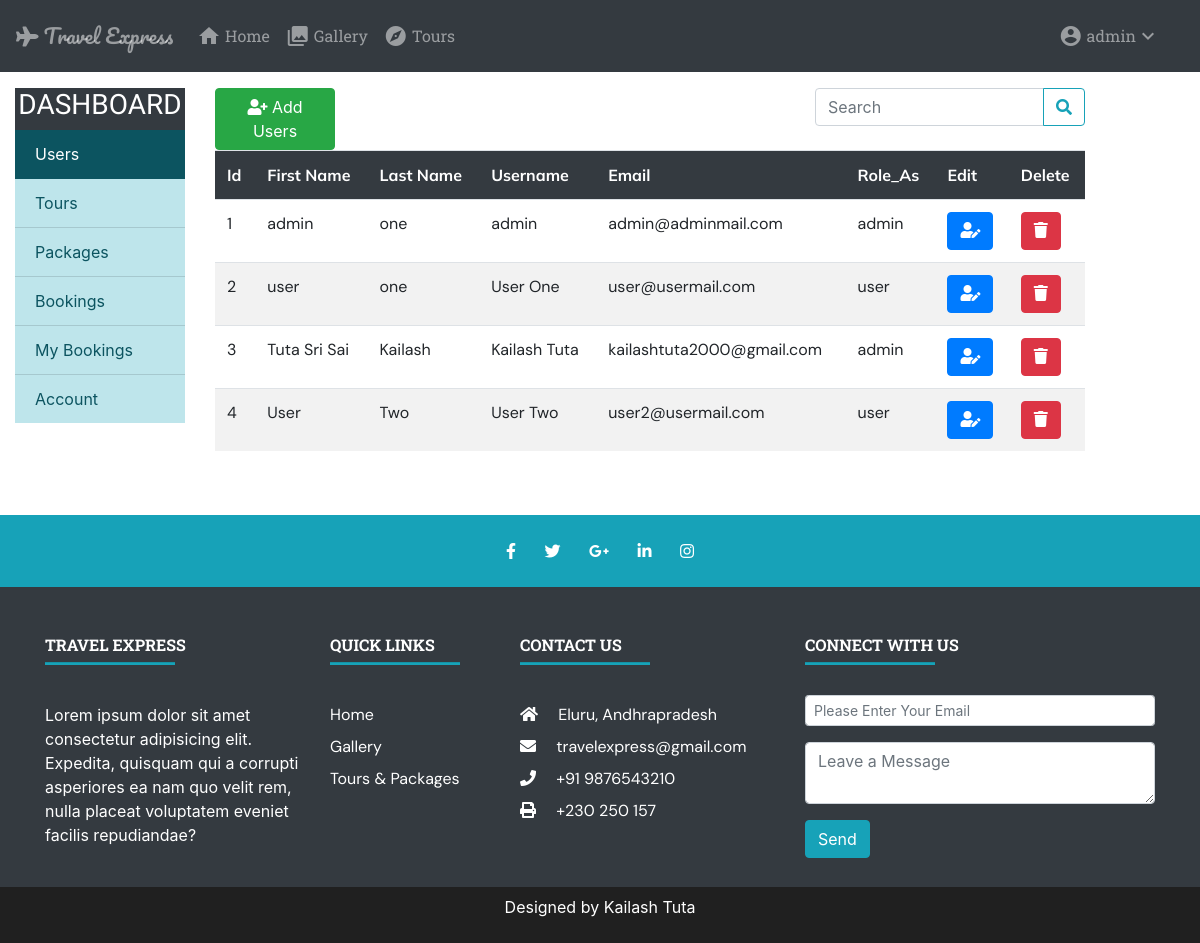
Page /adminDashboard.php (signed in) on the committed database.
### tables this page shows
CREATE TABLE `users` (
  `id` int(11) NOT NULL,
  `fname` varchar(50) NOT NULL,
  `lname` varchar(50) NOT NULL,
  `name` varchar(50) NOT NULL,
  `gender` varchar(50) NOT NULL,
  `mobile` bigint(10) NOT NULL,
  `alternate_mobile` bigint(10) NOT NULL,
  `email` varchar(50) NOT NULL,
  `address` varchar(100) NOT NULL,
  `city` varchar(20) NOT NULL,
  `pincode` int(10) NOT NULL,
  `role_as` varchar(10) NOT NULL DEFAULT 'user',
  `image` varchar(50) NOT NULL,
  `password` varchar(50) NOT NULL
);

### adminDashboard.php (the view, shortened to what this page needs)
<!DOCTYPE html>
<html lang="en">
<head>
    <link rel="stylesheet" href="https://cdn.jsdelivr.net/npm/bootstrap@4.6.0/dist/css/bootstrap.min.css">
    <link rel="stylesheet" href="https://cdnjs.cloudflare.com/ajax/libs/font-awesome/5.15.2/css/all.min.css" />
    <link rel="stylesheet" href="./css/style.css">
    <link rel="stylesheet" href="https://cdnjs.cloudflare.com/ajax/libs/animate.css/4.1.1/animate.min.css" />
    <link rel="stylesheet" href="https://cdnjs.cloudflare.com/ajax/libs/magnific-popup.js/1.1.0/magnific-popup.min.css">
</head>
<body>
    <?php include "./partials/navbar.php" ?>
    <div class="container-fluid mt-3 mb-5">
        <div class="row">
            <div class="col-md-2">
                <div class="list-group list-group-flush bg-dark">
                    <h3 class="text-white text-center text-uppercase">Dashboard</h3>
                    <a href="adminDashboard.php" class="list-group-item list-group-item-action list-group-item-info active">Users</a>
                    <a href="adminTours.php" class="list-group-item list-group-item-action list-group-item-info">Tours</a>
                    <a href="adminPackages.php" class="list-group-item list-group-item-action list-group-item-info">Packages</a>
                    <a href="adminBooking.php" class="list-group-item list-group-item-action list-group-item-info">Bookings</a>
                    <a href="adminMyBooking.php" class="list-group-item list-group-item-action list-group-item-info">My Bookings</a>
                    <a href="adminProfile.php" class="list-group-item list-group-item-action list-group-item-info">Account</a>
                </div>
            </div>
            <div class="col-md-9">
                <div class="row">
                    <div class="col-md-2">
                        <?php include "./partials/addUser.php" ?>
                    </div>
                    <div class="col-md-4 offset-md-6">
                        <form action="<?= $_SERVER['PHP_SELF'] ?>" method="post">
                            <div class="input-group mb-3">
                                <input type="search" class="form-control" name="search" placeholder="Search" autocomplete="off">
                                <div class="input-group-append">
                                    <button class="btn btn-outline-info" name="submit" type="submit"><i class="fas fa-search"></i></button>
                                </div>
                            </div>
                        </form>
                    </div>
                </div>
                <div class="row">
                    <div class="col-md-12">
                        <div class="table-responsive">
                            <table class="table table-striped">
                                <tr class="bg-dark text-white">
                                    <th>Id</th>
                                    <th>First Name</th>
                                    <th>Last Name</th>
                                    <th>Username</th>
                                    <th>Email</th>
                                    <th>Role_As</th>
                                    <th>Edit</th>
                                    <th>Delete</th>
                                </tr>
                                <?php
                                include "./DBConnect.php";
                                if (isset($_POST['submit'])) {
                                    $search =  $_POST['search'];
                                    $q = "SELECT * FROM users WHERE name LIKE ('%$search%')";
                                    $res = $conn->query($q);
                                    while ($row = $res->fetch_assoc()) {
                                        echo '<tr>';
                                        echo '<td>';
                                        echo $row['id'];
                                        echo '</td>';
                                        echo '<td>';
                                        echo $row['fname'];
                                        echo '</td>';
                                        echo '<td>';
                                        echo $row['lname'];
                                        echo '</td>';
                                        echo '<td>';
                                        echo $row['name'];
                                        echo '</td>';
                                        echo '<td>';
                                        echo $row['email'];
                                        echo '</td>';
                                        echo '<td>';
                                        echo $row['role_as'];
                                        echo '</td>';
                                        echo '<td>';
                                        include "./partials/editUser.php";
                                        echo '</td>';
                                        echo '<td>';
                                ?>
                                        <a href="./partials/deleteUser.php?delete=<?php echo $row['id']; ?>" class="btn btn-danger">
                                            <i class="fas fa-trash"></i>
                                        </a>
                                    <?php
                                        echo '</td>';
                                        echo '</tr>';
                                    }
                                } else {
                                    $q = "SELECT * FROM users";
                                    $res = $conn->query($q);
                                    while ($row = $res->fetch_assoc()) {
                                        echo '<tr>';
                                        echo '<td>';
                                        echo $row['id'];
                                        echo '</td>';
                                        echo '<td>';
                                        echo $row['fname'];
                                        echo '</td>';
                                        echo '<td>';
                                        echo $row['lname'];
                                        echo '</td>';
                                        echo '<td>';
                                        echo $row['name'];
                                        echo '</td>';
                                        echo '<td>';
                                        echo $row['email'];
                                        echo '</td>';
                                        echo '<td>';
                                        echo $row['role_as'];
                                        echo '</td>';
                                        echo '<td>';
                                        include "./partials/editUser.php";
                                        echo '</td>';
                                        echo '<td>';
                                    ?>
                                        <a href="./partials/deleteUser.php?delete=<?php echo $row['id']; ?>" class="btn btn-danger">
                                            <i class="fas fa-trash"></i>
                                        </a>
                                <?php
                                        echo '</td>';
                                        echo '</tr>';
                                    }
                                }
                                ?>
                            </table>
                        </div>
                    </div>
                </div>
            </div>
        </div>
    </div>
    <?php include "./partials/footer.php" ?>
</body>
</html>

### partials/editUser.php (shortened to what this page needs)
<button type="button" class="btn btn-primary" data-myfname="<?= $row['fname']; ?>" data-mylname="<?= $row['lname']; ?>" data-myname="<?= $row['name']; ?>" data-myemail="<?= $row['email']; ?>" data-myrole_as="<?= $row['role_as']; ?>" data-myid="<?= $row['id']; ?>" data-toggle="modal" data-target="#editUsers">
    <i class="fas fa-user-edit"></i>
</button>

### css/style.css (style rules this page uses)
* { box-sizing: border-box; margin: 0; padding: 0; scroll-behavior: smooth; }
body, html { height: 100%; width: 100%; }
a { text-decoration: none !important; }
th { font-family: 'Mulish', sans-serif; }
td { font-family: 'DM Sans', sans-serif; }
h1, h2, h3 { font-family: 'Patua One', cursive; }

### rows in the picture
users: id "1", fname "admin", lname "one", name "admin", email "admin@adminmail.com", role_as "admin"
users: id "2", fname "user", lname "one", name "User One", email "user@usermail.com", role_as "user"
users: id "3", fname "Tuta Sri Sai", lname "Kailash", name "Kailash Tuta", email "kailashtuta2000@gmail.com", role_as "admin"
users: id "4", fname "User", lname "Two", name "User Two", email "user2@usermail.com", role_as "user"

### other values in the picture
$_SESSION['name'] "admin"
